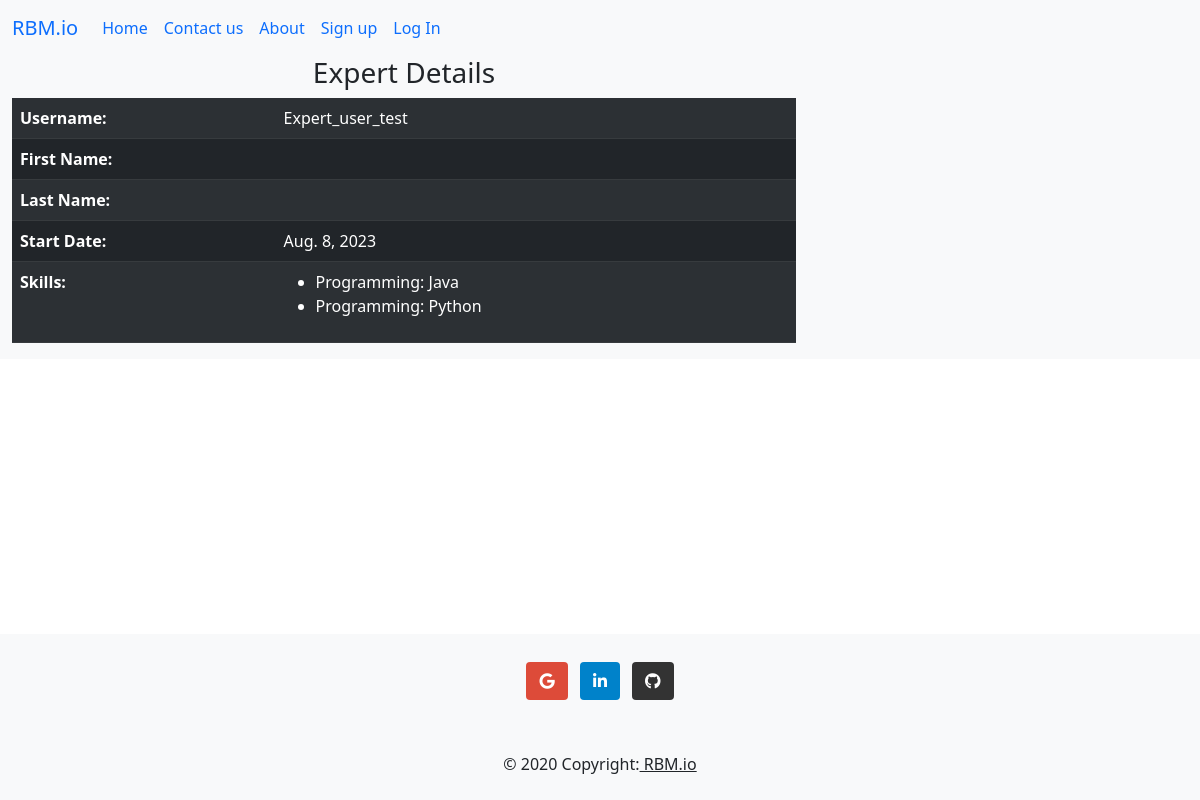
Page /user_app/expert/10/ on the committed database.
### user_app/models.py (models this page shows, shortened)
class Expert(models.Model):
    user = models.OneToOneField(CustomUser, on_delete=models.CASCADE)
    skills = models.ManyToManyField(Skill, related_name='experts')
    start_date = models.DateField()

class CustomUser(AbstractUser):
    location = models.CharField(max_length=200, null=True, blank=True)
    name = models.CharField(max_length=200, blank=True, null=True)
    is_customer = models.BooleanField(default=False)
    is_expert = models.BooleanField(default=False)
    is_manager = models.BooleanField(default=False)
    created_at = models.DateTimeField(auto_now_add=True)
    updated_at = models.DateTimeField(auto_now=True)

class Skill(models.Model):
    name = models.CharField(max_length=100, null=True, blank=True)
    category = models.CharField(max_length=100, null=True, blank=True)
    level = models.SmallIntegerField()

### user_app/views.py (the view)
# urls.py: path('expert/<int:expert_id>/', views.expert_detail, name='expert_detail'),
def expert_detail(request, expert_id):
    expert = get_object_or_404(Expert, id=expert_id)
    return render(request, 'customer/expertdetail.html', {'expert': expert})

### user_app/templates/customer/expertdetail.html (shortened to what this page needs)
{% extends 'base.html' %}
{% block content %}
    <div class="container-fluid">
        <div class="row justify-content-center">
            <section class="container-fluid bg-light">
                <div class="container-auto">
                    <div class="col-lg-8">
                        <h3 class="text-center">Expert Details</h3>
                        <div class="table-responsive">
                            <table class="table table-dark table-striped">
                                <tbody>
                                    <tr>
                                        <th scope="row">Username:</th>
                                        <td>{{ expert.user.username }}</td>
                                    </tr>
                                    <tr>
                                        <th scope="row">First Name:</th>
                                        <td>{{ expert.user.first_name }}</td>
                                    </tr>
                                    <tr>
                                        <th scope="row">Last Name:</th>
                                        <td>{{ expert.user.last_name }}</td>
                                    </tr>
                                    <tr>
                                        <th scope="row">Start Date:</th>
                                        <td>{{ expert.start_date }}</td>
                                    </tr>
                                    <tr>
                                        <th scope="row">Skills:</th>
                                        <td>
                                            <ul>
                                                {% for skill in expert.skills.all %}
                                                    <li>{{ skill.category }}: {{ skill.name }}</li>
                                                {% endfor %}
                                            </ul>
                                        </td>
                                    </tr>
                                </tbody>
                            </table>
                        </div>
                    </div>
                </div>
            </section>
        </div>
    </div>
{% endblock %}

### rows in the picture
Expert: user.username "Expert_user_test", start_date "Aug. 8, 2023"
Skill: category "Programming", name "Java"
Skill: category "Programming", name "Python"
